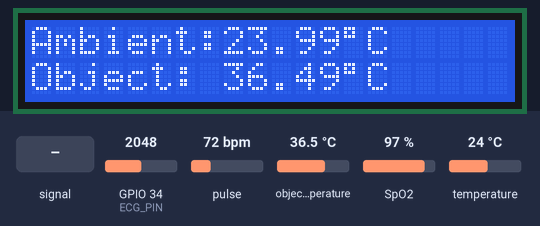
Recording of a sketch running on a simulated ESP32. On the bench: 20×2 character LCD. Inputs (shaded band) come from the test bench; at power-on: pulse 72 bpm, object temperature 36.5 °C, SpO2 97 %, temperature 24 °C, GPIO 34 (ECG_PIN) = 2048. The local clock reads 2024-03-15 10:24:30 at power-on unless the sketch sets it; the modem accepts every AT command (registered, SIM ready, sends succeed) and sends nothing else; what the sketch prints to the serial monitor is not drawn.

Above: at 6.4 s.
6.5 s: pulse set to 42 bpm
At 15.9 s:
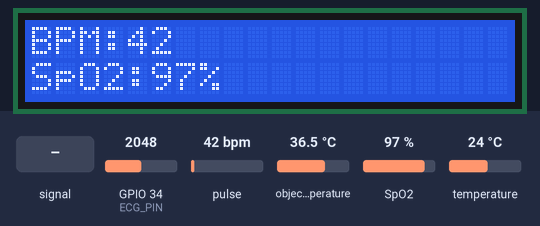
19.1 s: object temperature set to 20 °C
At 31.8 s:
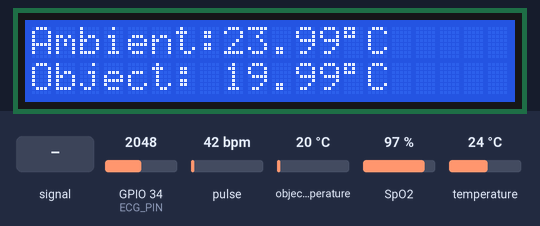
32.1 s: SpO2 set to 80 %
At 40.8 s:
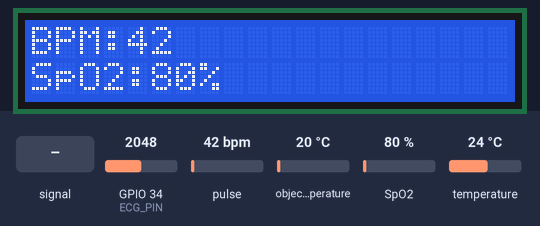
44.4 s: temperature set to 12 °C
At 56.5 s:
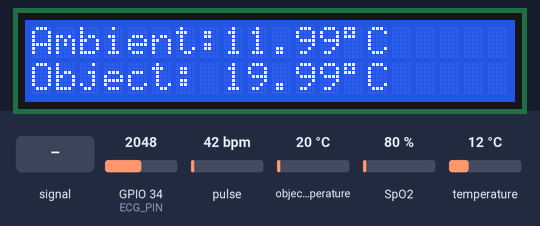
57.5 s: GPIO 34 (ECG_PIN) fed a 200 Hz sine of ±327 counts around its level
At 59.8 s:
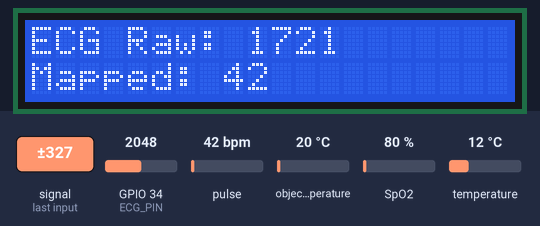
Timing chart, 0 to 61.3 s (numbered marks = the images above; inputs shaded):
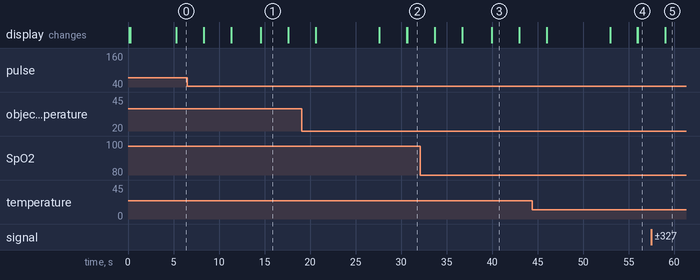

The sketch:

ver_6.ino
```cpp
// ==========================================================
// =================== LIBRARIES / HEADERS ==================
// ==========================================================

// 🧩 I2C communication library
#include <Wire.h>

// 💻 LCD 20x2 library for display
#include <LiquidCrystal_I2C.h>

// 🌡️ Infrared temperature sensor MLX90614
#include <Adafruit_MLX90614.h>

// ⏰ Real Time Clock (RTC) library
#include <RTClib.h>

// 📡 Hardware Serial for GSM/SIM900A module
#include <HardwareSerial.h>

// ❤️ MAX30102 PPG sensor for heart rate & SpO2
#include "MAX30105.h"
#include "spo2_algorithm.h"
#include "heartRate.h"


// ==========================================================
// ===================== HARDWARE SETUP =====================
// ==========================================================

// 🖥️ LCD 20x2 initialization with I2C address 0x27
LiquidCrystal_I2C lcd(0x27, 20, 2);

// 🌡️ MLX90614 sensor object for object & ambient temperature
Adafruit_MLX90614 mlx = Adafruit_MLX90614();

// 📈 ECG analog input pin
#define ECG_PIN 34
int ecgValue = 0; // 🔄 Mapped ECG value from 0-100

// ⏳ Real-time clock object
RTC_DS3231 rtc;

// 📞 GSM SIM900A HardwareSerial object
HardwareSerial sim900(1);
String phoneNumbers[] = { "9984798499", "9985798499", "9986798499" };

// ❤️🩸 MAX30102 PPG sensor buffers and variables
MAX30105 sensor;             // Sensor object
#define SAMPLES 100          // Number of samples to collect
uint32_t irBuffer[SAMPLES];  // IR LED readings buffer
uint32_t redBuffer[SAMPLES]; // RED LED readings buffer
int32_t spo2;                // Oxygen saturation %
int8_t spo2Valid;            // Validity flag for SpO2 ✅
int32_t heartRate;           // Heart rate BPM 💓
int8_t hrValid;              // Validity flag for HR ✅


// ==========================================================
// ===================== FUNCTIONS ==========================
// ==========================================================

// ------------------ Function: Send SMS via SIM900 ------------------
// ✉️ Send message to a specific number using GSM module
void sendSMS(String number, String message) {
  sim900.print("AT+CMGF=1\r");                  // 📬 Set text mode
  delay(100);                                   // ⏳ Wait for command processing
  sim900.print("AT+CMGS=\"" + number + "\"\r"); // 👤 Set recipient
  delay(100);                                   // ⏳ Wait
  sim900.print(message);                        // ✉️ Write message
  delay(100);                                   // ⏳ Wait
  sim900.write(26);                             // ⌨️ Ctrl+Z to send SMS
  delay(2000);                                  // ⏳ Wait for GSM module to send
}


// ==========================================================
// ===================== SETUP =============================
// ==========================================================
void setup() {

  Serial.begin(115200);      // 🔌 Start serial monitor for debugging

  // ---------- Initialize I2C ----------
  Wire.begin(21, 22);        // 🧩 SDA=21, SCL=22 pins for ESP32
  delay(50);                 // ⏳ Short delay for I2C setup

  // ---------- Initialize LCD ----------
  lcd.init();                // 🖥️ Initialize LCD screen
  lcd.backlight();           // 💡 Turn on LCD backlight
  lcd.clear();               // 🧹 Clear previous content
  lcd.print("Initializing..."); // 🏁 Display startup message

  // ---------- Initialize MLX90614 ----------
  int retries = 0;            // 🔄 Retry counter for sensor init
  while (!mlx.begin()) {      // ❌ Retry until sensor detected
    lcd.clear();
    lcd.print("Temp Sensor Err");       // ⚠️ Show error on LCD
    Serial.println("MLX90614 not detected! Retrying..."); // Serial debug
    retries++;
    if (retries > 5) {        // 🚨 Stop after 5 retries
      lcd.print("Check wiring");
      while (1);              // 🔒 Halt program
    }
    delay(500);               // ⏳ Wait before retrying
  }
  delay(100);                 // ⏳ Short delay after init

  // ---------- Initialize ECG Pin ----------
  pinMode(ECG_PIN, INPUT);    // 📈 Set ECG analog pin as input

  // ---------- Initialize RTC ----------
  if (!rtc.begin()) {         // ❌ Check if RTC is detected
    lcd.clear();
    lcd.print("RTC Error!");  // ⚠️ LCD error
    Serial.println("RTC not detected!"); // Serial debug
    while (1);                // 🔒 Stop program
  }

  // ⏳ Set RTC to compile-time date & time (first upload only)
  rtc.adjust(DateTime(F(__DATE__), F(__TIME__)));
  Serial.println("RTC time set automatically"); // Serial debug

  // ---------- Initialize SIM900 ----------
  sim900.begin(9600, SERIAL_8N1, 16, 17); // 📡 UART pins for GSM module

  // ---------- Initialize MAX30102 ----------
  if (!sensor.begin(Wire, I2C_SPEED_STANDARD)) { // ❌ Check sensor
    lcd.clear();
    lcd.print("MAX30102 ERROR");           // ⚠️ Display error
    Serial.println("MAX30102 not detected!"); // Serial debug
    while (1);                             // 🔒 Stop program
  }
  sensor.setup(0x7F, 4, 3, 100, 411, 16384);   // ⚙️ Sensor configuration
  sensor.setPulseAmplitudeRed(0xFF);           // ❤️ Red LED full brightness
  sensor.setPulseAmplitudeIR(0xFF);            // 🌈 IR LED full brightness
  sensor.setPulseAmplitudeGreen(0);            // 💚 Green LED off

  // ---------- LoRa Screen Placeholder ----------
  lcd.clear();
  lcd.setCursor(0, 0);
  lcd.print("LoRa Transmitter"); // 📡 Placeholder message
  lcd.setCursor(0, 1);
  lcd.print("will be heading");
  delay(5000);                    // ⏳ Wait 5 seconds
  lcd.clear();
}


// ==========================================================
// ===================== MAIN LOOP =========================
// ==========================================================
void loop() {

  // ========================================================
  // =================== TEMPERATURE SCREEN =================
  // ========================================================
  double objectTemp = mlx.readObjectTempC();   // 🌡️ Read object temp
  double ambientTemp = mlx.readAmbientTempC(); // 🌡️ Read ambient temp

  // 🔁 Retry if reading is NaN
  int tries = 0;
  while (isnan(objectTemp) || isnan(ambientTemp)) {
    objectTemp = mlx.readObjectTempC();
    ambientTemp = mlx.readAmbientTempC();
    tries++;
    if (tries > 5) break; // ❌ Stop retry after 5 attempts
    delay(200);           // ⏳ Wait before next reading
  }

  lcd.setCursor(0, 0);
  lcd.print("Ambient:");
  lcd.print(ambientTemp, 2);
  lcd.print((char)223);      // ℃ symbol
  lcd.print("C");

  lcd.setCursor(0, 1);
  lcd.print("Object: ");
  lcd.print(objectTemp, 2);
  lcd.print((char)223);      // ℃ symbol
  lcd.print("C");
  delay(3000);
  lcd.clear();

  // ========================================================
  // =================== ECG SCREEN =========================
  // ========================================================
  int rawECG = analogRead(ECG_PIN);             // 📈 Read raw ECG value
  ecgValue = map(rawECG, 0, 4095, 0, 100);     // 🔄 Map to 0-100 scale

  lcd.setCursor(0, 0);
  lcd.print("ECG Raw: "); lcd.print(rawECG);
  lcd.setCursor(0, 1);
  lcd.print("Mapped: "); lcd.print(ecgValue);
  delay(3000);
  lcd.clear();

  // ========================================================
  // =================== MAX30102 SCREEN ====================
  // ========================================================
  lcd.setCursor(0, 0);
  lcd.print("Reading..."); // ⏳ Measuring BPM & SpO2
  for (int i = 0; i < SAMPLES; i++) {
    while (sensor.getIR() < 50000) { delay(5); }  // 👆 Wait for finger placement
    irBuffer[i] = sensor.getIR();                 // 🌈 Store IR value
    redBuffer[i] = sensor.getRed();               // ❤️ Store RED value
    delay(10);                                    // ⏳ Small delay between readings
  }

  maxim_heart_rate_and_oxygen_saturation(
    irBuffer, SAMPLES,
    redBuffer,
    &spo2, &spo2Valid,
    &heartRate, &hrValid
  );

  lcd.clear();
  lcd.setCursor(0, 0);
  lcd.print("BPM:"); lcd.print(heartRate);    // ❤️ Heart Rate
  lcd.setCursor(0, 1);
  lcd.print("SpO2:"); lcd.print(spo2);        // 💨 Oxygen Saturation
  lcd.print("%");
  delay(3000);
  lcd.clear();

  // ========================================================
  // =================== RTC SCREEN =========================
  // ========================================================
  DateTime now = rtc.now();                      // ⏰ Get current RTC time
  lcd.setCursor(0, 0);
  lcd.print("Date: ");
  lcd.print(now.day() < 10 ? "0" : ""); lcd.print(now.day());
  lcd.print("/");
  lcd.print(now.month() < 10 ? "0" : ""); lcd.print(now.month());
  lcd.print("/");
  lcd.print(now.year());

  lcd.setCursor(0, 1);
  lcd.print("Time: ");
  lcd.print(now.hour() < 10 ? "0" : ""); lcd.print(now.hour());
  lcd.print(":");
  lcd.print(now.minute() < 10 ? "0" : ""); lcd.print(now.minute());
  lcd.print(":");
  lcd.print(now.second() < 10 ? "0" : ""); lcd.print(now.second());
  delay(3000);
  lcd.clear();

  // ========================================================
  // =================== GSM SCREEN =========================
  // ========================================================
  String msg = "Ambient:" + String(ambientTemp, 2) + "C, Object:" + String(objectTemp, 2) + "C";
  msg += ", ECG:" + String(ecgValue);
  msg += ", Date:" + String(now.day()) + "/" + String(now.month()) + "/" + String(now.year());
  msg += ", Time:" + String(now.hour()) + ":" + String(now.minute()) + ":" + String(now.second());
  msg += ", BPM:" + String(heartRate) + ", SpO2:" + String(spo2) + "%";

  lcd.setCursor(0, 0);
  lcd.print("Sending Data...");  // 📤 Sending SMS notification
  for (int i = 0; i < 3; i++) {
    sendSMS(phoneNumbers[i], msg); // ✉️ Send SMS to all numbers
  }
  lcd.setCursor(0, 1);
  lcd.print("SMS Sent! ✅");       // ✅ Confirmation
  delay(3000);
  lcd.clear();

} // END OF LOOP
```

Measured:
- what the display in image 1 shows lasts 3.0 s, from 14.6 s to 17.6 s
